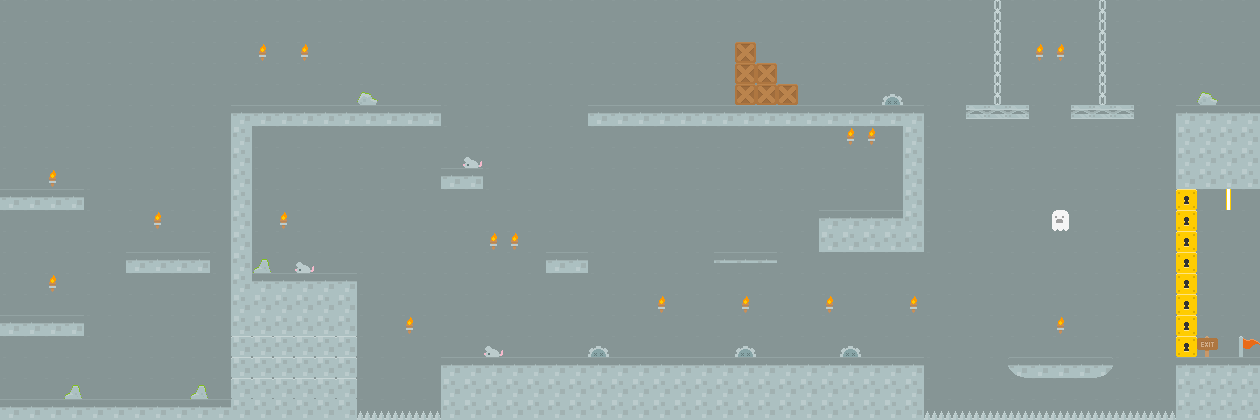

Below is a game level as drawn by its tile map, then a one-line description and the .tmx that defines it (tile-layer data replaced by summaries):
An orthogonal 60x20 tile map with 21x21 px tiles, 10 tile layers (Background, Fall, Key-Lock, Flag, ...), 2 tilesets and 50 objects (43x coins, 2x heart, block, block2, NPC, ...).

<map version="1.10" tiledversion="1.10.2" orientation="orthogonal" renderorder="right-down" width="60" height="20" tilewidth="21" tileheight="21" infinite="0" nextlayerid="17" nextobjectid="72">
 <editorsettings>
  <export target="Platformer2.tmj" format="json" />
 </editorsettings>
 <tileset firstgid="1" name="Platformer2" tilewidth="21" tileheight="21" tilecount="900" columns="30">
  <image source="tilemap_packed.png" width="630" height="630" />
  <tile id="70">
   <properties>
    <property name="fall" type="bool" value="true" />
   </properties>
  </tile>
  <tile id="111">
   <properties>
    <property name="collides" type="bool" value="true" />
   </properties>
  </tile>
  <tile id="181">
   <properties>
    <property name="collides" type="bool" value="true" />
   </properties>
  </tile>
  <tile id="182">
   <properties>
    <property name="collides" type="bool" value="true" />
   </properties>
  </tile>
  <tile id="183">
   <properties>
    <property name="collides" type="bool" value="true" />
   </properties>
  </tile>
  <tile id="184">
   <properties>
    <property name="collides" type="bool" value="true" />
   </properties>
  </tile>
  <tile id="185">
   <properties>
    <property name="collides" type="bool" value="true" />
   </properties>
  </tile>
  <tile id="186">
   <properties>
    <property name="collides" type="bool" value="true" />
   </properties>
  </tile>
  <tile id="187">
   <properties>
    <property name="collides" type="bool" value="true" />
   </properties>
  </tile>
  <tile id="188">
   <properties>
    <property name="collides" type="bool" value="true" />
   </properties>
  </tile>
  <tile id="189">
   <properties>
    <property name="collides" type="bool" value="true" />
   </properties>
  </tile>
  <tile id="191">
   <properties>
    <property name="collides" type="bool" value="true" />
   </properties>
  </tile>
  <tile id="194">
   <properties>
    <property name="keylock" type="bool" value="true" />
   </properties>
  </tile>
  <tile id="211">
   <properties>
    <property name="collides" type="bool" value="true" />
   </properties>
  </tile>
  <tile id="212">
   <properties>
    <property name="collides" type="bool" value="true" />
   </properties>
  </tile>
  <tile id="213">
   <properties>
    <property name="collides" type="bool" value="true" />
   </properties>
  </tile>
  <tile id="214">
   <properties>
    <property name="collides" type="bool" value="true" />
   </properties>
  </tile>
  <tile id="215">
   <properties>
    <property name="collides" type="bool" value="true" />
   </properties>
  </tile>
  <tile id="216">
   <properties>
    <property name="collides" type="bool" value="true" />
   </properties>
  </tile>
  <tile id="217">
   <properties>
    <property name="collides" type="bool" value="true" />
   </properties>
  </tile>
  <tile id="218">
   <properties>
    <property name="collides" type="bool" value="true" />
   </properties>
  </tile>
  <tile id="219">
   <properties>
    <property name="collides" type="bool" value="true" />
   </properties>
  </tile>
  <tile id="301">
   <properties>
    <property name="collides" type="bool" value="true" />
   </properties>
  </tile>
  <tile id="302">
   <properties>
    <property name="collides" type="bool" value="true" />
   </properties>
  </tile>
  <tile id="303">
   <properties>
    <property name="collides" type="bool" value="true" />
   </properties>
  </tile>
  <tile id="304">
   <properties>
    <property name="collides" type="bool" value="true" />
   </properties>
  </tile>
  <tile id="305">
   <properties>
    <property name="collides" type="bool" value="true" />
   </properties>
  </tile>
  <tile id="306">
   <properties>
    <property name="collides" type="bool" value="true" />
   </properties>
  </tile>
  <tile id="307">
   <properties>
    <property name="collides" type="bool" value="true" />
   </properties>
  </tile>
  <tile id="308">
   <properties>
    <property name="collides" type="bool" value="true" />
   </properties>
  </tile>
  <tile id="309">
   <properties>
    <property name="collides" type="bool" value="true" />
   </properties>
  </tile>
  <tile id="312">
   <properties>
    <property name="flag" type="bool" value="true" />
   </properties>
  </tile>
  <tile id="331">
   <properties>
    <property name="collides" type="bool" value="true" />
   </properties>
  </tile>
  <tile id="332">
   <properties>
    <property name="collides" type="bool" value="true" />
   </properties>
  </tile>
  <tile id="333">
   <properties>
    <property name="collides" type="bool" value="true" />
   </properties>
  </tile>
  <tile id="335">
   <properties>
    <property name="collides" type="bool" value="true" />
   </properties>
  </tile>
  <tile id="336">
   <properties>
    <property name="collides" type="bool" value="true" />
   </properties>
  </tile>
  <tile id="337">
   <properties>
    <property name="collides" type="bool" value="true" />
   </properties>
  </tile>
  <tile id="338">
   <properties>
    <property name="collides" type="bool" value="true" />
   </properties>
  </tile>
  <tile id="339">
   <properties>
    <property name="collides" type="bool" value="true" />
   </properties>
  </tile>
  <tile id="429">
   <properties>
    <property name="collideWall" type="bool" value="true" />
   </properties>
  </tile>
  <tile id="796">
   <properties>
    <property name="collides" type="bool" value="true" />
   </properties>
  </tile>
  <tile id="797">
   <properties>
    <property name="collides" type="bool" value="true" />
   </properties>
  </tile>
 </tileset>
 <tileset firstgid="901" name="backgrounds" tilewidth="21" tileheight="21" tilecount="99" columns="11">
  <image source="backgrounds.png" width="231" height="189" />
 </tileset>
 <layer id="15" name="Background" width="60" height="20">
  <data>[1200 cells, 1200 non-empty, 1 distinct tile ids]</data>
 </layer>
 <objectgroup id="4" name="Collectibles">
  <object id="1" name="heart" gid="374" x="293.667" y="273.667" width="21" height="21" />
  <object id="4" name="block" gid="131" x="167.333" y="335.333" width="21" height="21" />
  <object id="7" name="block2" gid="131" x="650.667" y="41.6667" width="21" height="21" />
  <object id="8" name="NPC" gid="2147483760" x="882" y="209.667" width="21" height="21" />
  <object id="11" name="key" gid="15" x="1238.67" y="105" width="21" height="21" />
  <object id="13" name="checkpoint" gid="315" x="315.5" y="105.5" width="21" height="21" />
  <object id="21" name="coins" gid="380" x="42" y="399" width="21" height="21" />
  <object id="22" name="coins" gid="380" x="84" y="399" width="21" height="21" />
  </objectgroup>
 <layer id="9" name="Fall" width="60" height="20">
  <data>[1200 cells, 16 non-empty, 1 distinct tile ids]</data>
 </layer>
 <layer id="12" name="Key-Lock" width="60" height="20">
  <data>[1200 cells, 8 non-empty, 1 distinct tile ids]</data>
 </layer>
 <layer id="11" name="Flag" width="60" height="20">
  <data>[1200 cells, 1 non-empty, 1 distinct tile ids]</data>
 </layer>
 <layer id="13" name="Hidden Platforms 4" width="60" height="20">
  <data>[1200 cells, 5 non-empty, 3 distinct tile ids]</data>
 </layer>
 <layer id="10" name="Hidden Platforms 3" width="60" height="20">
  <data>[1200 cells, 16 non-empty, 2 distinct tile ids]</data>
 </layer>
 <layer id="7" name="Hidden Platforms 2" width="60" height="20">
  <data>[1200 cells, 3 non-empty, 1 distinct tile ids]</data>
 </layer>
 <layer id="5" name="Hidden Platforms" width="60" height="20">
  <data>[1200 cells, 12 non-empty, 1 distinct tile ids]</data>
 </layer>
 <layer id="16" name="Torches" width="60" height="20">
  <data>[1200 cells, 18 non-empty, 1 distinct tile ids]</data>
 </layer>
 <layer id="1" name="Ground &amp; Platforms" width="60" height="20">
  <data>[1200 cells, 223 non-empty, 12 distinct tile ids]</data>
 </layer>
</map>
<!-- 42 of 50 objects omitted -->
